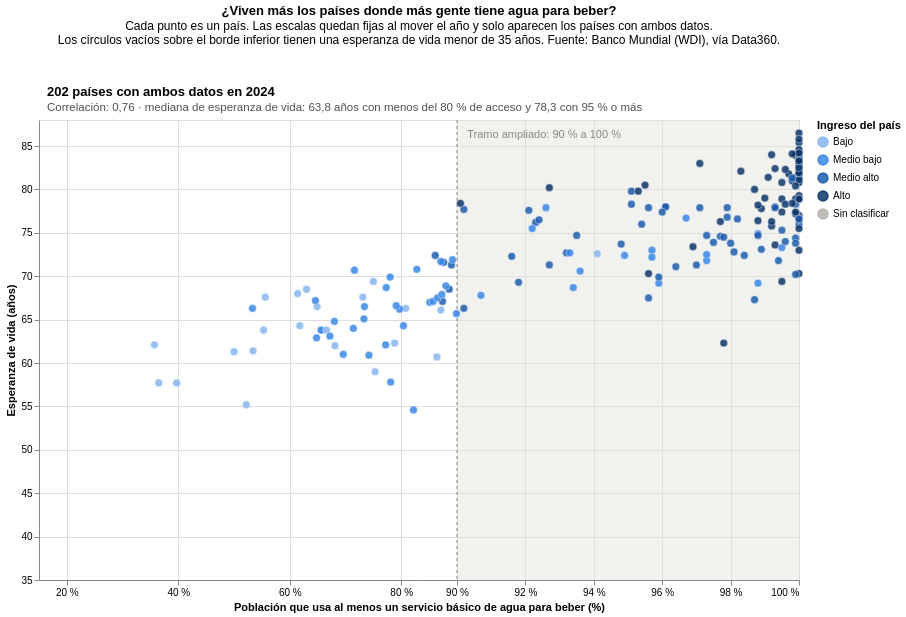

The notebook cell saved with this chart:
### Code cell
def coma(v, decimales=1):
    return f"{v:.{decimales}f}".replace(".", ",")

# Texto que acompaña a cada año: cantidad de países y resumen de la relación
textos_agua = pd.DataFrame([{
    "anio": anio,
    "linea_1": f"{int(fila['países'])} países con ambos datos en {anio}",
    "linea_2": f"Correlación: {coma(fila['correlación'], 2)} · mediana de esperanza de vida: {coma(fila['mediana vida < 80 %'])} años "
               f"con menos del 80 % de acceso y {coma(fila['mediana vida ≥ 95 %'])} con 95 % o más",
} for anio, fila in resumen_agua.iterrows()])

ANCHO, ALTO = 760, 460
anio_agua = alt.param(name="anio_agua", value=HASTA, bind=alt.binding_range(min=DESDE, max=HASTA, step=1, name="Año: "))
buscar_agua = alt.param(name="buscar_agua", value="", bind=alt.binding(input="search", placeholder="Ej.: Argentina", name="Buscar un país: "))
COINCIDE_AGUA = "length(buscar_agua) > 1 && indexof(lower(datum.pais), lower(buscar_agua)) >= 0"

# Escala por tramos: de 15 % a 90 % ocupa el 55 % del ancho y de 90 % a 100 %, el 45 % restante
escala_agua = alt.Scale(domain=[15, 90, 100], range=[0, ANCHO * 0.55, ANCHO], nice=False)
eje_agua = alt.Axis(values=[20, 40, 60, 80, 90, 92, 94, 96, 98, 100], labelExpr="datum.value + ' %'")
TITULO_X_AGUA = "Población que usa al menos un servicio básico de agua para beber (%)"
escala_vida = alt.Scale(domain=[VIDA_MIN, VIDA_MAX], clamp=True)
x_agua = alt.X("valor:Q", title=TITULO_X_AGUA, scale=escala_agua, axis=eje_agua)
y_agua = alt.Y("vida:Q", title="Esperanza de vida (años)", scale=escala_vida)

tramo = alt.Chart(pd.DataFrame({"desde": [90], "hasta": [100]})).mark_rect(color="#e1e0d9", opacity=0.45).encode(
    x=alt.X("desde:Q", title=TITULO_X_AGUA, scale=escala_agua, axis=eje_agua), x2="hasta:Q")
corte_tramo = alt.Chart(pd.DataFrame({"valor": [90]})).mark_rule(strokeDash=[3, 3], color="#898781").encode(x=x_agua)
rotulo_tramo = alt.Chart(pd.DataFrame({"valor": [90.3], "vida": [VIDA_MAX - 1]})).mark_text(
    align="left", baseline="top", fontSize=11, color="#898781", text="Tramo ampliado: 90 % a 100 %").encode(x=x_agua, y=y_agua)

base_agua = alt.Chart(agua).transform_filter("datum.anio == anio_agua")
FICHA_AGUA = [
        alt.Tooltip("pais:N", title="País"),
        alt.Tooltip("anio:Q", title="Año", format="d"),
        alt.Tooltip("valor:Q", title="Acceso básico a agua (% de la población)", format=".1f"),
        alt.Tooltip("vida:Q", title="Esperanza de vida (años)", format=".1f"),
        alt.Tooltip("ingreso:N", title="Grupo de ingreso"),
]
puntos_agua = base_agua.transform_filter(f"datum.vida >= {VIDA_MIN}").mark_circle(size=60, stroke="white", strokeWidth=0.5).encode(
    x=x_agua, y=y_agua, color=color_ingreso,
    opacity=alt.condition(f"length(buscar_agua) < 2 || {COINCIDE_AGUA}", alt.value(0.85), alt.value(0.15)),
    tooltip=FICHA_AGUA,
)
# Esperanza de vida menor de 35 años: círculo vacío sobre el borde inferior
fuera_agua = base_agua.transform_filter(f"datum.vida < {VIDA_MIN}").mark_point(size=60, filled=False, strokeWidth=1.5).encode(
    x=x_agua, y=y_agua, color=color_ingreso, tooltip=FICHA_AGUA)
# Recorrido del país buscado desde 2000 hasta el año elegido
recorrido = alt.Chart(agua).transform_filter(f"{COINCIDE_AGUA} && datum.anio <= anio_agua")
linea_recorrido = recorrido.mark_line(color="#52514e", strokeWidth=1.5, point=alt.OverlayMarkDef(size=12, color="#52514e")).encode(
    x=x_agua, y=y_agua, detail="pais:N", order="anio:Q")
nombre_recorrido = base_agua.transform_filter(COINCIDE_AGUA).mark_text(align="left", dx=8, dy=-8, fontWeight="bold").encode(
    x=x_agua, y=y_agua, text="pais:N")

encabezado_agua = alt.Chart(textos_agua).transform_filter("datum.anio == anio_agua")
linea_1_agua = encabezado_agua.mark_text(align="left", x=8, y=-28, fontSize=13, fontWeight="bold").encode(text="linea_1:N")
linea_2_agua = encabezado_agua.mark_text(align="left", x=8, y=-12, fontSize=11.5, color="#52514e").encode(text="linea_2:N")

grafico_2 = (tramo + corte_tramo + rotulo_tramo + linea_recorrido + puntos_agua + fuera_agua + nombre_recorrido + linea_1_agua + linea_2_agua).add_params(
    anio_agua, buscar_agua
).properties(
    width=ANCHO, height=ALTO,
    title={"text": "¿Viven más los países donde más gente tiene agua para beber?",
           "subtitle": ["Cada punto es un país. Las escalas quedan fijas al mover el año y solo aparecen los países con ambos datos.",
                        "Los círculos vacíos sobre el borde inferior tienen una esperanza de vida menor de 35 años. Fuente: Banco Mundial (WDI), vía Data360."],
           "offset": 40},
)
grafico_2

### Figure 1 — Vega-Lite specification as saved in the notebook (floating-point values rounded to 4 significant figures; data arrays with more than 128 entries replaced by an {"elided": "..."} marker saying what was removed)
{"config": {"view": {"continuousWidth": 300, "continuousHeight": 300}}, "layer": [{"data": {"name": "data-86ba226143904f82d70362dfbb77a3d2"}, "mark": {"type": "rect", "color": "#e1e0d9", "opacity": 0.45}, "encoding": {"x": {"axis": {"labelExpr": "datum.value + ' %'", "values": [20, 40, 60, 80, 90, 92, 94, 96, 98, 100]}, "field": "desde", "scale": {"domain": [15, 90, 100], "nice": false, "range": [0, 418.0, 760]}, "title": "Población que usa al menos un servicio básico de agua para beber (%)", "type": "quantitative"}, "x2": {"field": "hasta"}}}, {"data": {"name": "data-aa93c29c73a29dc5e664dd13b1057900"}, "mark": {"type": "rule", "color": "#898781", "strokeDash": [3, 3]}, "encoding": {"x": {"axis": {"labelExpr": "datum.value + ' %'", "values": [20, 40, 60, 80, 90, 92, 94, 96, 98, 100]}, "field": "valor", "scale": {"domain": [15, 90, 100], "nice": false, "range": [0, 418.0, 760]}, "title": "Población que usa al menos un servicio básico de agua para beber (%)", "type": "quantitative"}}}, {"data": {"name": "data-114595e634f83185986c6d2d68a5d0c5"}, "mark": {"type": "text", "align": "left", "baseline": "top", "color": "#898781", "fontSize": 11, "text": "Tramo ampliado: 90 % a 100 %"}, "encoding": {"x": {"axis": {"labelExpr": "datum.value + ' %'", "values": [20, 40, 60, 80, 90, 92, 94, 96, 98, 100]}, "field": "valor", "scale": {"domain": [15, 90, 100], "nice": false, "range": [0, 418.0, 760]}, "title": "Población que usa al menos un servicio básico de agua para beber (%)", "type": "quantitative"}, "y": {"field": "vida", "scale": {"clamp": true, "domain": [35, 88]}, "title": "Esperanza de vida (años)", "type": "quantitative"}}}, {"data": {"name": "data-a9a295b9e603c8e3d8481079f0c272f7"}, "mark": {"type": "line", "color": "#52514e", "point": {"color": "#52514e", "size": 12}, "strokeWidth": 1.5}, "encoding": {"detail": {"field": "pais", "type": "nominal"}, "order": {"field": "anio", "type": "quantitative"}, "x": {"axis": {"labelExpr": "datum.value + ' %'", "values": [20, 40, 60, 80, 90, 92, 94, 96, 98, 100]}, "field": "valor", "scale": {"domain": [15, 90, 100], "nice": false, "range": [0, 418.0, 760]}, "title": "Población que usa al menos un servicio básico de agua para beber (%)", "type": "quantitative"}, "y": {"field": "vida", "scale": {"clamp": true, "domain": [35, 88]}, "title": "Esperanza de vida (años)", "type": "quantitative"}}, "transform": [{"filter": "length(buscar_agua) > 1 && indexof(lower(datum.pais), lower(buscar_agua)) >= 0 && datum.anio <= anio_agua"}]}, {"data": {"name": "data-a9a295b9e603c8e3d8481079f0c272f7"}, "mark": {"type": "circle", "size": 60, "stroke": "white", "strokeWidth": 0.5}, "encoding": {"color": {"field": "ingreso", "legend": {"orient": "right"}, "scale": {"domain": ["Bajo", "Medio bajo", "Medio alto", "Alto", "Sin clasificar"], "range": ["#86b6ef", "#3987e5", "#1c5cab", "#0d366b", "#b4b2a9"]}, "title": "Ingreso del país", "type": "nominal"}, "opacity": {"condition": {"test": "length(buscar_agua) < 2 || length(buscar_agua) > 1 && indexof(lower(datum.pais), lower(buscar_agua)) >= 0", "value": 0.85}, "value": 0.15}, "tooltip": [{"field": "pais", "title": "País", "type": "nominal"}, {"field": "anio", "format": "d", "title": "Año", "type": "quantitative"}, {"field": "valor", "format": ".1f", "title": "Acceso básico a agua (% de la población)", "type": "quantitative"}, {"field": "vida", "format": ".1f", "title": "Esperanza de vida (años)", "type": "quantitative"}, {"field": "ingreso", "title": "Grupo de ingreso", "type": "nominal"}], "x": {"axis": {"labelExpr": "datum.value + ' %'", "values": [20, 40, 60, 80, 90, 92, 94, 96, 98, 100]}, "field": "valor", "scale": {"domain": [15, 90, 100], "nice": false, "range": [0, 418.0, 760]}, "title": "Población que usa al menos un servicio básico de agua para beber (%)", "type": "quantitative"}, "y": {"field": "vida", "scale": {"clamp": true, "domain": [35, 88]}, "title": "Esperanza de vida (años)", "type": "quantitative"}}, "transform": [{"filter": "datum.anio == anio_agua"}, {"filter": "datum.vida >= 35"}]}, {"data": {"name": "data-a9a295b9e603c8e3d8481079f0c272f7"}, "mark": {"type": "point", "filled": false, "size": 60, "strokeWidth": 1.5}, "encoding": {"color": {"field": "ingreso", "legend": {"orient": "right"}, "scale": {"domain": ["Bajo", "Medio bajo", "Medio alto", "Alto", "Sin clasificar"], "range": ["#86b6ef", "#3987e5", "#1c5cab", "#0d366b", "#b4b2a9"]}, "title": "Ingreso del país", "type": "nominal"}, "tooltip": [{"field": "pais", "title": "País", "type": "nominal"}, {"field": "anio", "format": "d", "title": "Año", "type": "quantitative"}, {"field": "valor", "format": ".1f", "title": "Acceso básico a agua (% de la población)", "type": "quantitative"}, {"field": "vida", "format": ".1f", "title": "Esperanza de vida (años)", "type": "quantitative"}, {"field": "ingreso", "title": "Grupo de ingreso", "type": "nominal"}], "x": {"axis": {"labelExpr": "datum.value + ' %'", "values": [20, 40, 60, 80, 90, 92, 94, 96, 98, 100]}, "field": "valor", "scale": {"domain": [15, 90, 100], "nice": false, "range": [0, 418.0, 760]}, "title": "Población que usa al menos un servicio básico de agua para beber (%)", "type": "quantitative"}, "y": {"field": "vida", "scale": {"clamp": true, "domain": [35, 88]}, "title": "Esperanza de vida (años)", "type": "quantitative"}}, "transform": [{"filter": "datum.anio == anio_agua"}, {"filter": "datum.vida < 35"}]}, {"data": {"name": "data-a9a295b9e603c8e3d8481079f0c272f7"}, "mark": {"type": "text", "align": "left", "dx": 8, "dy": -8, "fontWeight": "bold"}, "encoding": {"text": {"field": "pais", "type": "nominal"}, "x": {"axis": {"labelExpr": "datum.value + ' %'", "values": [20, 40, 60, 80, 90, 92, 94, 96, 98, 100]}, "field": "valor", "scale": {"domain": [15, 90, 100], "nice": false, "range": [0, 418.0, 760]}, "title": "Población que usa al menos un servicio básico de agua para beber (%)", "type": "quantitative"}, "y": {"field": "vida", "scale": {"clamp": true, "domain": [35, 88]}, "title": "Esperanza de vida (años)", "type": "quantitative"}}, "transform": [{"filter": "datum.anio == anio_agua"}, {"filter": "length(buscar_agua) > 1 && indexof(lower(datum.pais), lower(buscar_agua)) >= 0"}]}, {"data": {"name": "data-90e5bf05986ee3b005932525d5f2524d"}, "mark": {"type": "text", "align": "left", "fontSize": 13, "fontWeight": "bold", "x": 8, "y": -28}, "encoding": {"text": {"field": "linea_1", "type": "nominal"}}, "transform": [{"filter": "datum.anio == anio_agua"}]}, {"data": {"name": "data-90e5bf05986ee3b005932525d5f2524d"}, "mark": {"type": "text", "align": "left", "color": "#52514e", "fontSize": 11.5, "x": 8, "y": -12}, "encoding": {"text": {"field": "linea_2", "type": "nominal"}}, "transform": [{"filter": "datum.anio == anio_agua"}]}], "height": 460, "params": [{"name": "anio_agua", "bind": {"input": "range", "max": 2024, "min": 2000, "name": "Año: ", "step": 1}, "value": 2024}, {"name": "buscar_agua", "bind": {"input": "search", "name": "Buscar un país: ", "placeholder": "Ej.: Argentina"}, "value": ""}], "title": {"text": "¿Viven más los países donde más gente tiene agua para beber?", "subtitle": ["Cada punto es un país. Las escalas quedan fijas al mover el año y solo aparecen los países con ambos datos.", "Los círculos vacíos sobre el borde inferior tienen una esperanza de vida menor de 35 años. Fuente: Banco Mundial (WDI), vía Data360."], "offset": 40}, "width": 760, "$schema": "https://vega.github.io/schema/vega-lite/v6.4.1.json", "datasets": {"data-86ba226143904f82d70362dfbb77a3d2": [{"desde": 90, "hasta": 100}], "data-aa93c29c73a29dc5e664dd13b1057900": [{"valor": 90}], "data-114595e634f83185986c6d2d68a5d0c5": [{"valor": 90.3, "vida": 87}], "data-a9a295b9e603c8e3d8481079f0c272f7": {"elided": "5209 records"}, "data-90e5bf05986ee3b005932525d5f2524d": [{"anio": 2000, "linea_1": "203 países con ambos datos en 2000", "linea_2": "Correlación: 0,84 · mediana de esperanza de vida: 54,8 años con menos del 80 % de acceso y 75,3 con 95 % o más"}, {"anio": 2001, "linea_1": "204 países con ambos datos en 2001", "linea_2": "Correlación: 0,83 · mediana de esperanza de vida: 54,5 años con menos del 80 % de acceso y 75,7 con 95 % o más"}, {"anio": 2002, "linea_1": "206 países con ambos datos en 2002", "linea_2": "Correlación: 0,83 · mediana de esperanza de vida: 55,0 años con menos del 80 % de acceso y 76,0 con 95 % o más"}, {"anio": 2003, "linea_1": "206 países con ambos datos en 2003", "linea_2": "Correlación: 0,83 · mediana de esperanza de vida: 55,3 años con menos del 80 % de acceso y 76,5 con 95 % o más"}, {"anio": 2004, "linea_1": "206 países con ambos datos en 2004", "linea_2": "Correlación: 0,82 · mediana de esperanza de vida: 55,9 años con menos del 80 % de acceso y 76,5 con 95 % o más"}, {"anio": 2005, "linea_1": "209 países con ambos datos en 2005", "linea_2": "Correlación: 0,82 · mediana de esperanza de vida: 56,8 años con menos del 80 % de acceso y 76,4 con 95 % o más"}, {"anio": 2006, "linea_1": "210 países con ambos datos en 2006", "linea_2": "Correlación: 0,82 · mediana de esperanza de vida: 57,5 años con menos del 80 % de acceso y 76,2 con 95 % o más"}, {"anio": 2007, "linea_1": "210 países con ambos datos en 2007", "linea_2": "Correlación: 0,81 · mediana de esperanza de vida: 58,1 años con menos del 80 % de acceso y 76,2 con 95 % o más"}, {"anio": 2008, "linea_1": "211 países con ambos datos en 2008", "linea_2": "Correlación: 0,82 · mediana de esperanza de vida: 58,2 años con menos del 80 % de acceso y 76,2 con 95 % o más"}, {"anio": 2009, "linea_1": "212 países con ambos datos en 2009", "linea_2": "Correlación: 0,79 · mediana de esperanza de vida: 59,2 años con menos del 80 % de acceso y 76,4 con 95 % o más"}, {"anio": 2010, "linea_1": "212 países con ambos datos en 2010", "linea_2": "Correlación: 0,81 · mediana de esperanza de vida: 59,7 años con menos del 80 % de acceso y 76,8 con 95 % o más"}, {"anio": 2011, "linea_1": "213 países con ambos datos en 2011", "linea_2": "Correlación: 0,81 · mediana de esperanza de vida: 60,7 años con menos del 80 % de acceso y 77,0 con 95 % o más"}, {"anio": 2012, "linea_1": "213 países con ambos datos en 2012", "linea_2": "Correlación: 0,81 · mediana de esperanza de vida: 61,5 años con menos del 80 % de acceso y 77,1 con 95 % o más"}, {"anio": 2013, "linea_1": "213 países con ambos datos en 2013", "linea_2": "Correlación: 0,81 · mediana de esperanza de vida: 61,7 años con menos del 80 % de acceso y 77,3 con 95 % o más"}, {"anio": 2014, "linea_1": "213 países con ambos datos en 2014", "linea_2": "Correlación: 0,81 · mediana de esperanza de vida: 61,9 años con menos del 80 % de acceso y 77,2 con 95 % o más"}, {"anio": 2015, "linea_1": "213 países con ambos datos en 2015", "linea_2": "Correlación: 0,81 · mediana de esperanza de vida: 62,3 años con menos del 80 % de acceso y 77,3 con 95 % o más"}, {"anio": 2016, "linea_1": "214 países con ambos datos en 2016", "linea_2": "Correlación: 0,81 · mediana de esperanza de vida: 61,6 años con menos del 80 % de acceso y 77,4 con 95 % o más"}, {"anio": 2017, "linea_1": "211 países con ambos datos en 2017", "linea_2": "Correlación: 0,81 · mediana de esperanza de vida: 61,5 años con menos del 80 % de acceso y 77,5 con 95 % o más"}, {"anio": 2018, "linea_1": "207 países con ambos datos en 2018", "linea_2": "Correlación: 0,81 · mediana de esperanza de vida: 62,1 años con menos del 80 % de acceso y 77,9 con 95 % o más"}, {"anio": 2019, "linea_1": "206 países con ambos datos en 2019", "linea_2": "Correlación: 0,80 · mediana de esperanza de vida: 62,5 años con menos del 80 % de acceso y 77,7 con 95 % o más"}, {"anio": 2020, "linea_1": "205 países con ambos datos en 2020", "linea_2": "Correlación: 0,78 · mediana de esperanza de vida: 61,6 años con menos del 80 % de acceso y 77,4 con 95 % o más"}, {"anio": 2021, "linea_1": "204 países con ambos datos en 2021", "linea_2": "Correlación: 0,76 · mediana de esperanza de vida: 61,5 años con menos del 80 % de acceso y 76,8 con 95 % o más"}, {"anio": 2022, "linea_1": "203 países con ambos datos en 2022", "linea_2": "Correlación: 0,78 · mediana de esperanza de vida: 63,0 años con menos del 80 % de acceso y 77,5 con 95 % o más"}, {"anio": 2023, "linea_1": "203 países con ambos datos en 2023", "linea_2": "Correlación: 0,76 · mediana de esperanza de vida: 63,7 años con menos del 80 % de acceso y 78,0 con 95 % o más"}, {"anio": 2024, "linea_1": "202 países con ambos datos en 2024", "linea_2": "Correlación: 0,76 · mediana de esperanza de vida: 63,8 años con menos del 80 % de acceso y 78,3 con 95 % o más"}]}}
